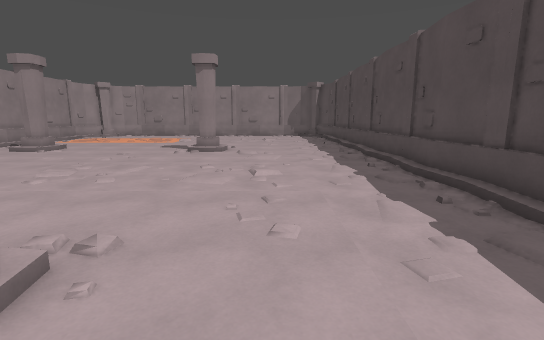
[1] (above)

15 first-person views from a walk through a Godot game level. The camera is 1.5 m above the floor, tilts 10° down and sees 85° across. The floor is counted in squares, 1 m on a side. Each view is taken from the middle of a square. On the plan, view 1 faces up. The plan holds only what a view shows up to about 15 squares ahead; the rest is blank.

[2]
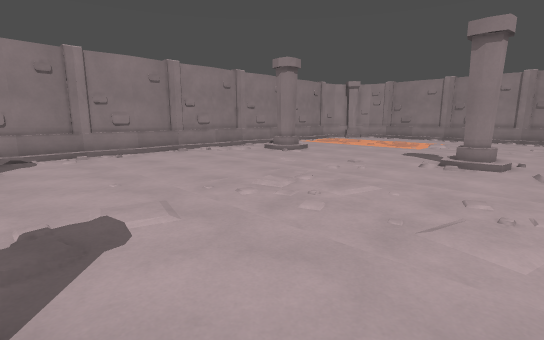

[3]
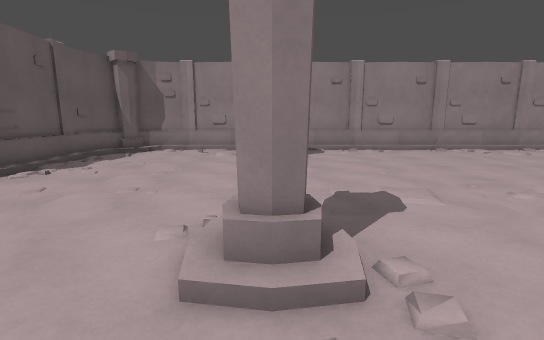

[4]
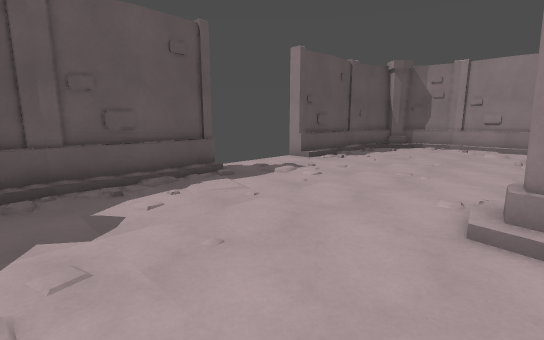

[5]
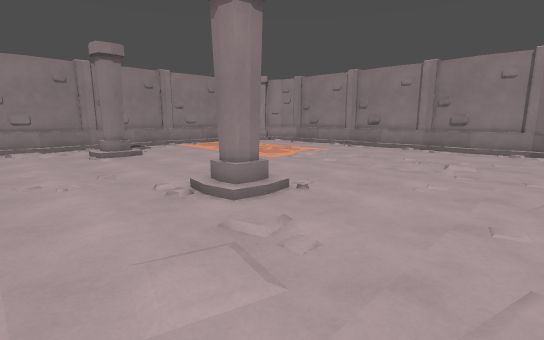

[6]
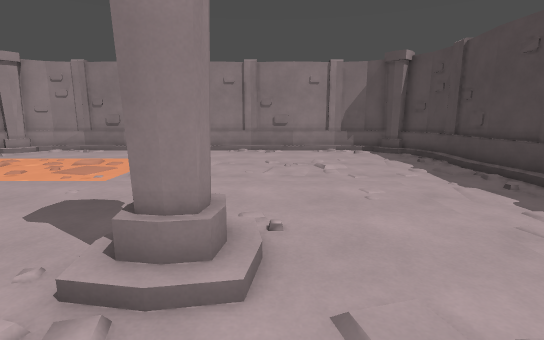

[7]
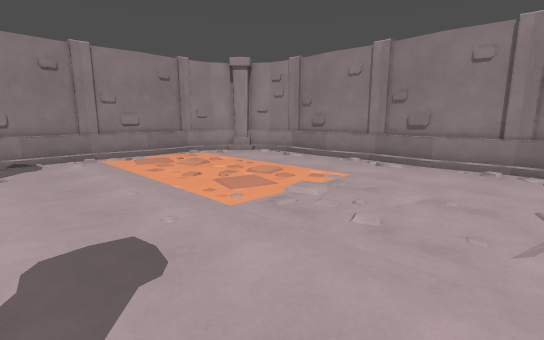

[8]
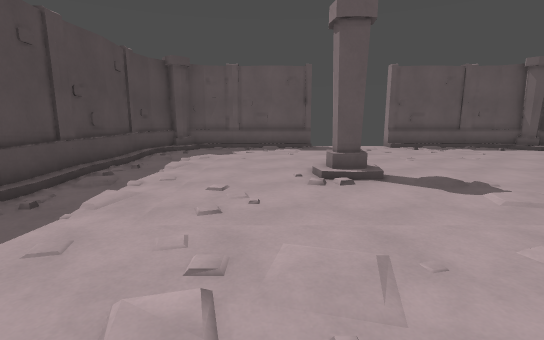

[9]
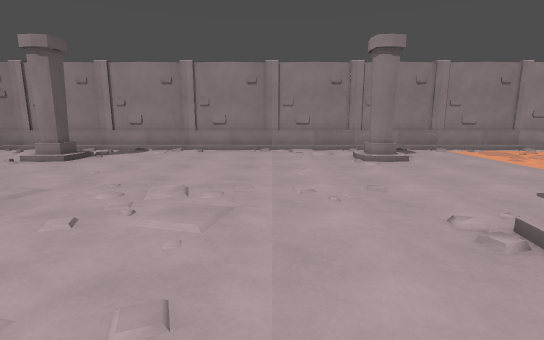

[10]
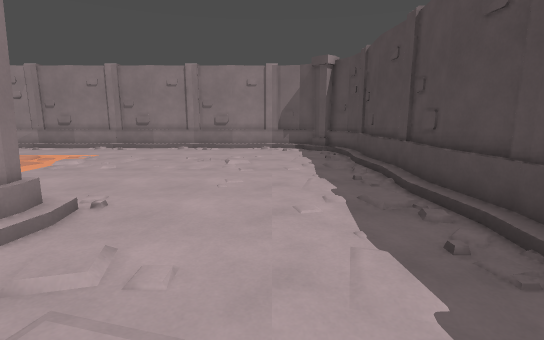

[11]
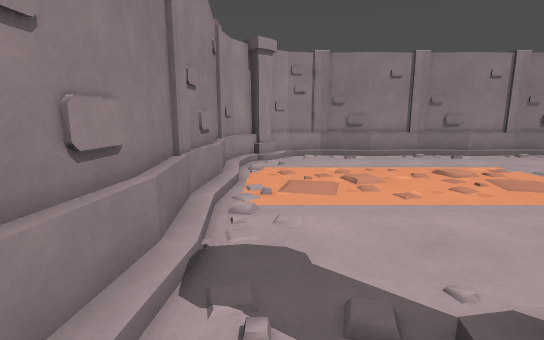

[12]
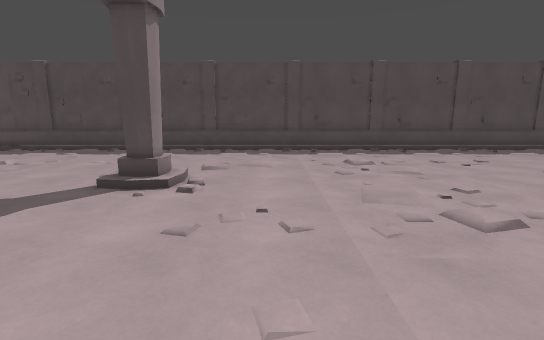

[13]
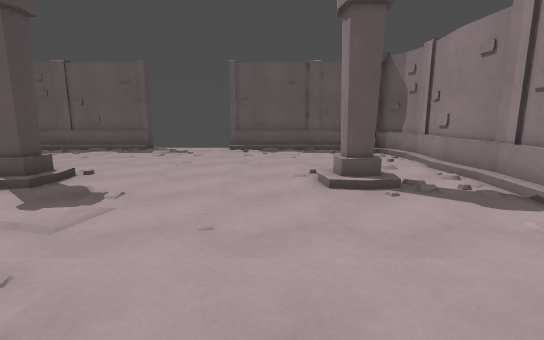

[14]
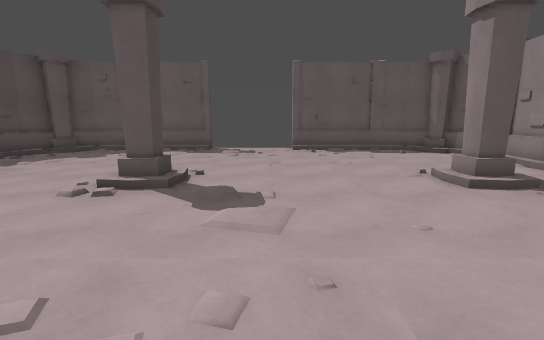

[15]
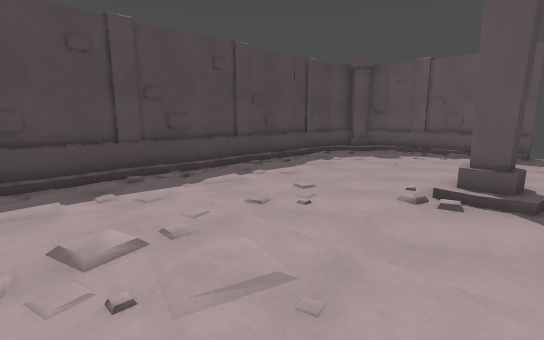

### Floor plan
Key: @ floor where view 1 was taken; # wall or solid block; x gap in a wall; . floor; / step, stairs or slope.
Columns run from 15 left of view 1 to 5 right of it. Each row starts with its distance up from view 1.
 26    ###
 25   ##/##############
 24  ## ..............##
 23 ##.................#
 22 #/.................#
 21 #/.................##
 20 #/.................##
 19 #/................./#
 18 #/................./#
 17 #/................./#
 16 #/................./#
 15 #/.//......./....../#
 14 #/..#/...../#/...../#
 13 #/../....../......./#
 12 #/................./#
 11 #/................./#
 10 #/................./#
  9 #/................./#
  8 #/................./#
  7 #/................./#
  6 #/................./#
  5 #/................./#
  4 #/................./#
  3 #/.//......../...../#
  2 #/..#/...../#/...../#
  1 #/../......./....../#
  0 #/.............@.../#
 -1 #/................./#
 -2 #/................./#
 -3 ##/................##
 -4  #/..............//#
 -5  ###/////.../////###
 -6    #####x   x#####

Positions as (right, up) in squares from view 1, and headings:
1: (0, 0), facing up
2: (-1, 3), facing up-left
3: (0, 2), facing left
4: (2, 2), facing down-left
5: (2, 10), facing up-left
6: (-2, 11), facing up
7: (-2, 15), facing up-left
8: (-1, 10), facing down
9: (0, 10), facing left
10: (1, 10), facing up
11: (-13, 13), facing up
12: (-10, 11), facing right
13: (-9, 9), facing down
14: (-6, 9), facing down
15: (-4, 9), facing down-right
